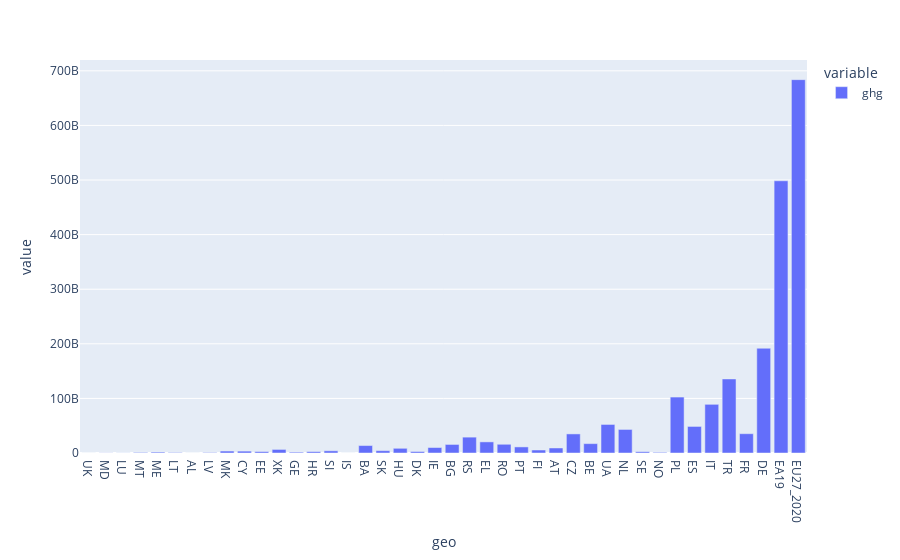

Notebook code for this chart:
### Code cell
s_net = df_E_net.loc(axis=0)['2020'].groupby(level=[1]).sum()
s_gross = df_E_gross.loc(axis=0)['2020'].groupby(level=[1]).sum()
s_em = df_GHG.loc(axis=0)['2020'].groupby(level=[0]).sum()
df_elec = pd.DataFrame(dict(net = s_net, gross = s_gross, ghg = s_em)).sort_values(by='net')
df_elec['gross'] = df_elec['gross'] - df_elec['net']
px.bar(df_elec, y=['net', 'gross'])
px.bar(df_elec, y=['ghg'])
#s_em

### Figure 1 — Plotly figure (JSON) as saved in the notebook; plotly's stock layout.template omitted (floating-point values rounded to 4 significant figures)
{"data": [{"alignmentgroup": "True", "hovertemplate": "variable=ghg<br>geo=%{x}<br>value=%{y}<extra></extra>", "legendgroup": "ghg", "marker": {"color": "#636efa", "pattern": {"shape": ""}}, "name": "ghg", "offsetgroup": "ghg", "orientation": "v", "showlegend": true, "textposition": "auto", "type": "bar", "x": ["UK", "MD", "LU", "MT", "ME", "LT", "AL", "LV", "MK", "CY", "EE", "XK", "GE", "HR", "SI", "IS", "BA", "SK", "HU", "DK", "IE", "BG", "RS", "EL", "RO", "PT", "FI", "AT", "CZ", "BE", "UA", "NL", "SE", "NO", "PL", "ES", "IT", "TR", "FR", "DE", "EA19", "EU27_2020"], "xaxis": "x", "y": [0, 198900000.0, 150000000.0, 1004000000.0, 1627000000.0, 830900000.0, 0, 775400000.0, 3568000000.0, 3423000000.0, 2585000000.0, 6544000000.0, 1502000000.0, 2529000000.0, 4015000000.0, 2041000.0, 13650000000.0, 4271000000.0, 8610000000.0, 2705000000.0, 10010000000.0, 15660000000.0, 29040000000.0, 20340000000.0, 15970000000.0, 11160000000.0, 5477000000.0, 9217000000.0, 34970000000.0, 17160000000.0, 52300000000.0, 43140000000.0, 2355000000.0, 1130000000.0, 102500000000.0, 48660000000.0, 89160000000.0, 135700000000.0, 35350000000.0, 191900000000.0, 498600000000.0, 683900000000.0], "yaxis": "y"}], "layout": {"barmode": "relative", "legend": {"title": {"text": "variable"}, "tracegroupgap": 0}, "margin": {"t": 60}, "xaxis": {"anchor": "y", "domain": [0, 1], "title": {"text": "geo"}}, "yaxis": {"anchor": "x", "domain": [0, 1], "title": {"text": "value"}}}}
